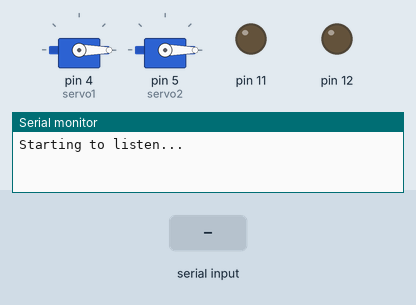
This sketch was run on a simulated Arduino Uno, built with avr-gcc and run on an emulated ATmega328P. On the bench: 2 × servo, output pins drawn as LEDs (lit = HIGH), the last lines printed to the serial monitor. The inputs (shaded band) are chosen by the test bench.

Above: at 1.4 s.
1.5 s: "1" received over the second serial link
At 1.8 s:
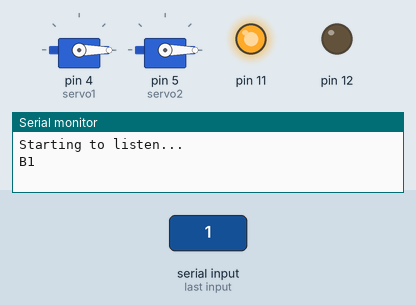
Timing chart, 0 to 4.5 s (numbered marks = the images above; inputs shaded):
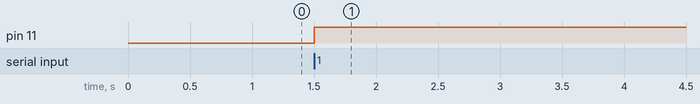

Measured:
- after the input at 1.5 s, pin 11: LOW → HIGH at once

The sketch:

Room_Sentinel.ino
```cpp
// Room_Sentinel.ino

#include <AltSoftSerial.h>
#include <SoftwareSerial.h>
#include <Servo.h>

// Room 1 sensor
const int rxPinA = 3;
const int txPinA = 255;

// Room 2 sensor
const int rxPinB = 2;
const int txPinB = 255;

// Set up a softserial port
SoftwareSerial inputPortB =  SoftwareSerial(rxPinB, txPinB, true);
SoftwareSerial inputPortA =  SoftwareSerial(rxPinA, txPinA, true);

AltSoftSerial altSerial;
int visitor_number = 1;
Servo servo1;
Servo servo2;

void setup() {

  pinMode(11, OUTPUT);
  pinMode(12, OUTPUT);

  servo1.attach(4);
  servo2.attach(5);

  servo1.write(0);
  servo2.write(0);

  // set data rate
  inputPortB.begin(1200);
  inputPortA.begin(1200);

  Serial.begin(9600);
  Serial.println("\nStarting to listen...\n");
  delay(200);

}

void loop(){

  inputPortA.listen();
  if (inputPortA.available())
  {
    while(inputPortA.available()){
    inputPortA.read();
    }
    Serial.print("A");
    Serial.println(visitor_number);
    digitalWrite(11,HIGH);
    digitalWrite(12,LOW);

  }

  inputPortB.listen();
  if (inputPortB.available())
  {
    while(inputPortB.available()){
    inputPortB.read();
    }

    Serial.print("B");
    Serial.println(visitor_number);
    digitalWrite(11,HIGH);
    digitalWrite(12,LOW);

  }

}
```
